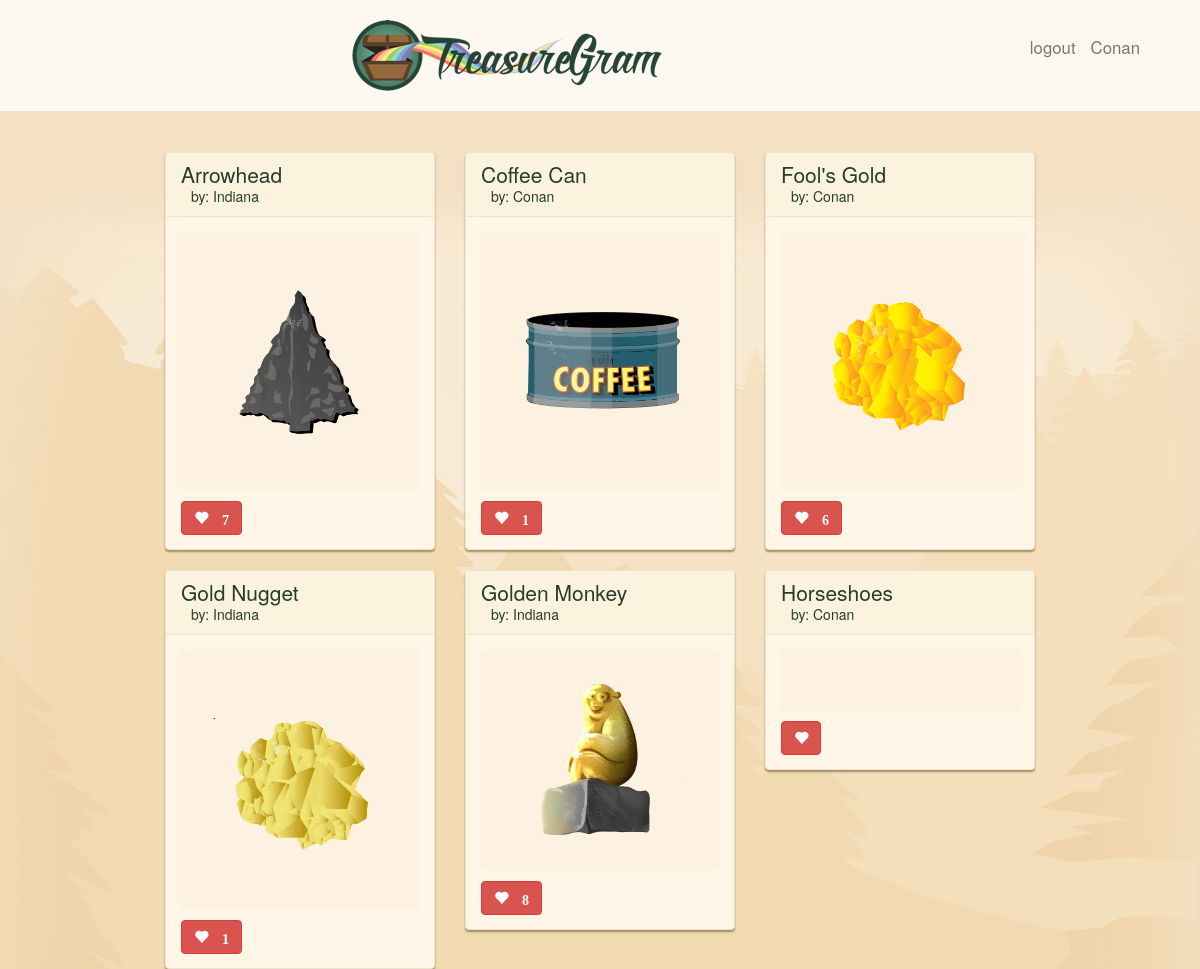
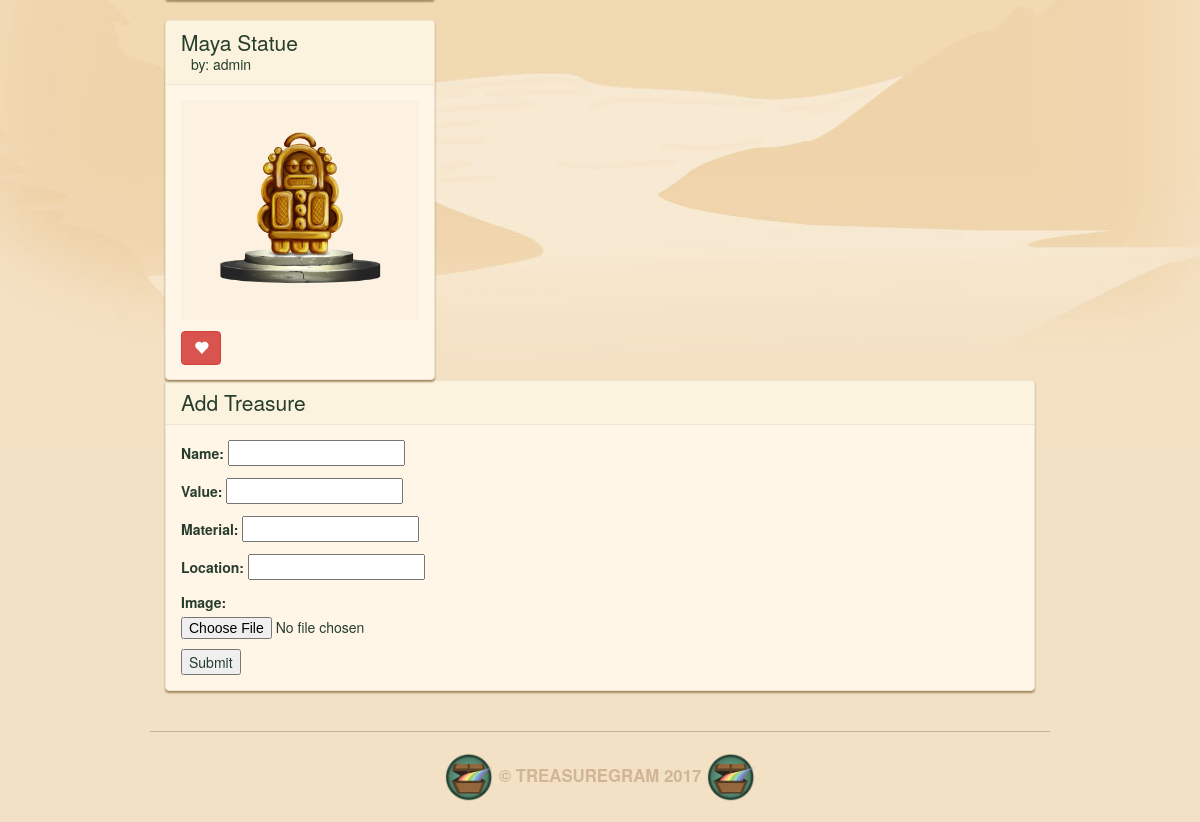
The page / (signed in) on the database its author committed (2 pictures, top to bottom).
### main_app/models.py (models this page shows, shortened)
class Treasure(models.Model):
    user = models.ForeignKey(User)
    name = models.CharField(max_length=100)
    value = models.DecimalField(max_digits=10, decimal_places=2)
    material = models.CharField(max_length=100)
    location = models.CharField(max_length=100)
    image = models.ImageField(upload_to='treasure_images',
                              default='media/default.png')
    likes = models.IntegerField(default=0)

### main_app/views.py (the view)
# urls.py: url(r'^$', views.index, name = 'index'),
def index(request):
    treasures = Treasure.objects.all()
    form = TreasureForm()
    context = {
            'treasures' : treasures,
            'form' : form,
            }
    return render(request, 'index.html', context)

### main_app/forms.py
class TreasureForm(forms.ModelForm):
    class Meta:
        model = Treasure
        fields = ['name', 'value', 'material', 'location', 'image']

### main_app/templates/index.html (shortened to what this page needs)
{% extends 'base.html' %}
{% load staticfiles %}
{% block content %}
<div class="row">
    {% for treasure in treasures|dictsort:"name" %}
    <div class="col-md-4">
        <div class="treasure panel panel-default">
            <div class="panel-heading">
                <h2 class="panel-title">{{ treasure.name }}</h2>
                <a class="panel-username"
                   href="/user/{{ treasure.user.username }}">
                    by: {{ treasure.user.username }}
                </a>
            </div>
            <div class="panel-body">
                <a href="/{{ treasure.id }}/">
                    <div class="treasure-photo">
                        <img src="{{ treasure.image.url }}" alt="" />
                    </div>
                </a>
                <button id="likes" data-id="{{ treasure.id}}"
                                   class="btn btn-mini btn-danger glyphicon glyphicon-heart"
                                   type="button">
                    {% if treasure.likes > 0 %}
                    {{ treasure.likes }}
                    {% endif %}
                </button>
            </div>
        </div>
    </div>
    {% if forloop.counter|divisibleby:"3" %}
</div><br/><div class="row">
    {% endif %}
    {% endfor %}
</div>
<div class="treasure panel panel-default">
    <div class="panel-heading">
        <h3 class="panel-title">Add Treasure</h3>
    </div>
    <div class="panel-body">
        <form enctype="multipart/form-data" action="post_url/" method="post">
            <div class="field-wrapper">
                {{ form.as_p }}
            </div>
            <input type="submit", value="Submit" />
        </form>
    </div>
</div>
{% endblock %}

### main_app/templates/base.html (shortened to what this page needs)
{% load staticfiles %}
<!DOCTYPE html>
<html lang="en">
    <head>
        <link rel="stylesheet" type="text/css"
                               href="{% static 'css/bootstrap.min.css' %}" />
        <link rel="stylesheet" type="text/css"
                               href="{% static 'css/style.css' %}" />
    </head>
    <body>
        <nav class="navbar navbar-default navbar-static-top text-center">
            <a href="/">
                <img src="{% static 'images/logo.png' %}" alt="TreasureGram">
            </a>
            {% if user.is_authenticated %}
            <a class="navbar-text navbar-right"
               href="{% url 'profile' user.username %}">{{user.username}}</a>
            <a class="navbar-text navbar-right"
               href="{% url 'logout' %}">logout</a>
            {% else %}
            <a class="navbar-text navbar-right"
               href="{% url 'login' %}">login</a>
            {% endif %}
        </nav>
        <main class="container container--mw700" role="main">
        {% block content %}
        {% endblock %}
        </main>
        <footer class="footer container text-center" role="contentinfo">
            <img src="{% static 'images/brand-icon.png' %}" height="50" alt="">
            © TreasureGram 2017
            <img src="{% static 'images/brand-icon.png' %}" height="50" alt="">
        </footer>
    </body>
</html>

### main_app/static/css/style.css (style rules this page uses)
body { background: #f3e1c5 url(../images/brand-bg.jpg) no-repeat center top; color: #263d2c; }
.container { max-width: 900px; padding-top: 40px; }
.navbar { margin-bottom: 0; padding-bottom: 20px; padding-top: 20px; }
.navbar-default { background: #fdf9f0; border-color: #ece4cf; }
.navbar-right { margin-right: 5%; }
.navbar-text { font-size: 1.2em; color: #263d2c; }
.panel { background: #fff6e8; border-color: #ece4cf; box-shadow: 0 2px 2px #a58d65; }
.panel-default .panel-heading { background: #fbf3dd; border-color: #ece4cf; }
.panel-body { position: relative; }
.panel-title { font-size: 1.5em; color: #263d2c; }
.panel-username { margin-left: 10px; font-size: 1.0em; color: #263d2c; }
.footer { border-top: 1px solid #c6b397; color: #d0b695; font-weight: bold; font-size: 1.2em; margin-bottom: 20px; margin-top: 40px; padding-top: 20px; text-transform: uppercase; }
.treasure { margin-bottom: 20px; }
.treasure:last-child { margin-bottom: 0; }
.treasure-photo { background: #fdf2e1; padding: 20px; position: relative; text-align: center; }
.treasure-photo img { width: 180px; max-height: 100%; }
.btn { margin-top: 10px; font-weight: bold; font-size: 14px; }

### rows shown on the page
Treasure: name "Arrowhead", user.username "Indiana", image (picture), likes "7"
Treasure: name "Coffee Can", user.username "Conan", image (picture), likes "1"
Treasure: name "Fool's Gold", user.username "Conan", image (picture), likes "6"
Treasure: name "Gold Nugget", user.username "Indiana", image (picture), likes "1"
Treasure: name "Golden Monkey", user.username "Indiana", image (picture), likes "8"
Treasure: name "Horseshoes", user.username "Conan"
Treasure: name "Maya Statue", user.username "admin", image (picture)

### other values the page prints
{{ user.username }} "Conan"
